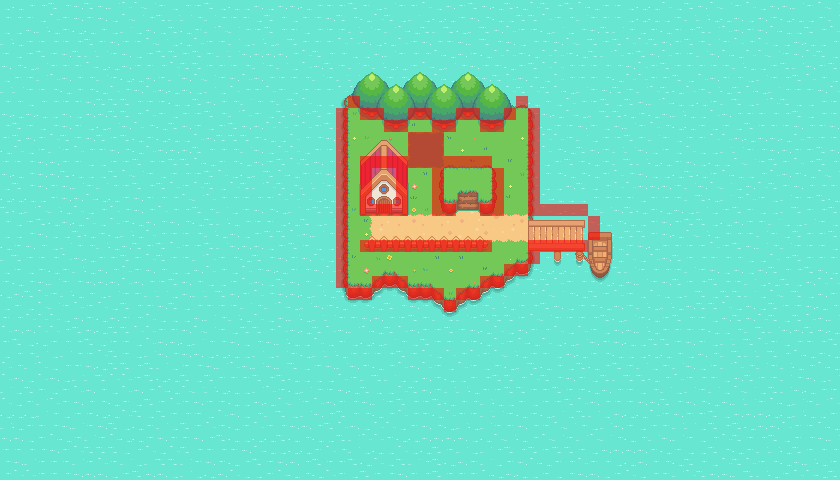

Rendered tile map (Tiled .tmx) drawn with the repository's tilesets; below, a short description and the map source with its tile grids summarised:
An orthogonal 70x40 tile map with 12x12 px tiles, 14 tile layers (Ocean, Land, Paths, Battle patch, ...), 2 tilesets.

<map version="1.9" tiledversion="1.9.1" orientation="orthogonal" renderorder="right-down" width="70" height="40" tilewidth="12" tileheight="12" infinite="0" nextlayerid="16" nextobjectid="1">
 <editorsettings>
  <export target="island.json" format="json" />
 </editorsettings>
 <tileset firstgid="1" source="pokegame.tsx" />
 <tileset firstgid="1025" source="collisionTileset.tsx" />
 <layer id="1" name="Ocean" width="70" height="40">
  <data>[2800 cells, 2800 non-empty, 9 distinct tile ids]</data>
 </layer>
 <layer id="2" name="Land" width="70" height="40">
  <data>[2800 cells, 328 non-empty, 77 distinct tile ids]</data>
 </layer>
 <layer id="8" name="Paths" width="70" height="40">
  <data>[2800 cells, 56 non-empty, 15 distinct tile ids]</data>
 </layer>
 <layer id="9" name="Battle patch" width="70" height="40">
  <data>[2800 cells, 9 non-empty, 9 distinct tile ids]</data>
 </layer>
 <layer id="10" name="Grass and flowers" width="70" height="40">
  <data>[2800 cells, 43 non-empty, 29 distinct tile ids]</data>
 </layer>
 <layer id="11" name="Fence" width="70" height="40">
  <data>[2800 cells, 22 non-empty, 8 distinct tile ids]</data>
 </layer>
 <layer id="12" name="Dock" width="70" height="40">
  <data>[2800 cells, 66 non-empty, 63 distinct tile ids]</data>
 </layer>
 <layer id="5" name="Trees" width="70" height="40">
  <data>[2800 cells, 48 non-empty, 16 distinct tile ids]</data>
 </layer>
 <layer id="6" name="Trees 1" width="70" height="40">
  <data>[2800 cells, 48 non-empty, 16 distinct tile ids]</data>
 </layer>
 <layer id="3" name="Plateau" width="70" height="40">
  <data>[2800 cells, 30 non-empty, 30 distinct tile ids]</data>
 </layer>
 <layer id="4" name="House" width="70" height="40">
  <data>[2800 cells, 48 non-empty, 48 distinct tile ids]</data>
 </layer>
 <layer id="13" name="Collisions" width="70" height="40" opacity="0.58">
  <data>[2800 cells, 105 non-empty, 1 distinct tile ids]</data>
 </layer>
 <layer id="15" name="Battle zones" width="70" height="40" opacity="0.58">
  <data>[2800 cells, 9 non-empty, 1 distinct tile ids]</data>
 </layer>
 <layer id="14" name="Foreground objects" width="70" height="40">
  <data>[2800 cells, 19 non-empty, 12 distinct tile ids]</data>
 </layer>
</map>
